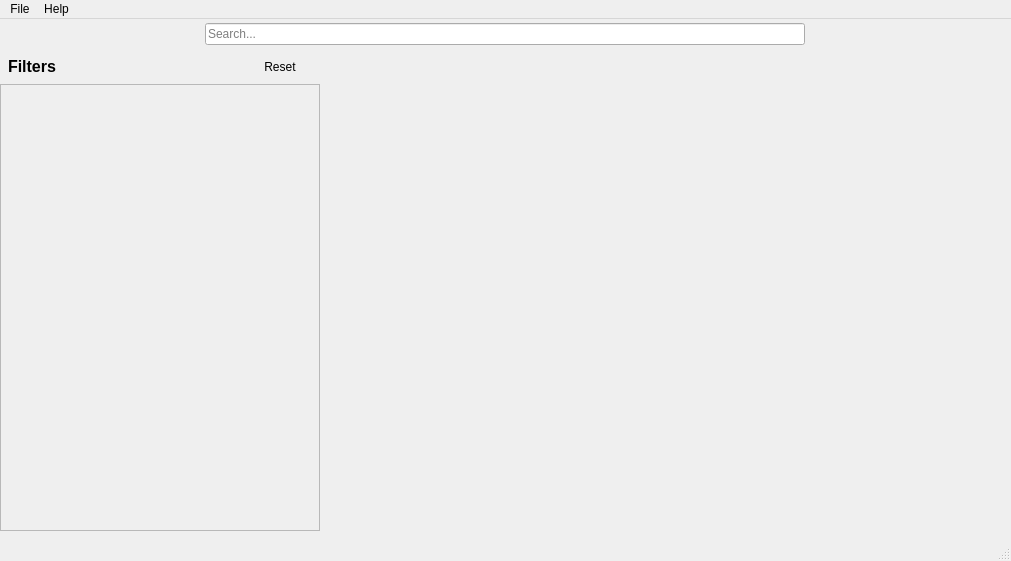
<?xml version="1.0" encoding="UTF-8"?>
<ui version="4.0">
 <class>MainWindow</class>
 <widget class="QMainWindow" name="MainWindow">
  <property name="geometry">
   <rect>
    <x>0</x>
    <y>0</y>
    <width>1011</width>
    <height>561</height>
   </rect>
  </property>
  <property name="windowTitle">
   <string>QRhythmCafe - rhythm café (unofficial)</string>
  </property>
  <widget class="QWidget" name="centralwidget">
   <layout class="QVBoxLayout" name="verticalLayout">
    <property name="spacing">
     <number>0</number>
    </property>
    <property name="leftMargin">
     <number>0</number>
    </property>
    <property name="topMargin">
     <number>0</number>
    </property>
    <property name="rightMargin">
     <number>0</number>
    </property>
    <property name="bottomMargin">
     <number>0</number>
    </property>
    <item>
     <widget class="QWidget" name="widget_2" native="true">
      <layout class="QHBoxLayout" name="horizontalLayout_2">
       <property name="leftMargin">
        <number>4</number>
       </property>
       <property name="topMargin">
        <number>4</number>
       </property>
       <property name="rightMargin">
        <number>4</number>
       </property>
       <property name="bottomMargin">
        <number>4</number>
       </property>
       <item>
        <widget class="QLineEdit" name="txtSearch">
         <property name="maximumSize">
          <size>
           <width>600</width>
           <height>16777215</height>
          </size>
         </property>
         <property name="placeholderText">
          <string>Search...</string>
         </property>
         <property name="clearButtonEnabled">
          <bool>true</bool>
         </property>
        </widget>
       </item>
      </layout>
     </widget>
    </item>
    <item>
     <widget class="QWidget" name="widget" native="true">
      <layout class="QHBoxLayout" name="horizontalLayout">
       <property name="leftMargin">
        <number>0</number>
       </property>
       <property name="topMargin">
        <number>8</number>
       </property>
       <property name="rightMargin">
        <number>0</number>
       </property>
       <property name="bottomMargin">
        <number>8</number>
       </property>
       <item>
        <widget class="QWidget" name="widget_4" native="true">
         <property name="maximumSize">
          <size>
           <width>320</width>
           <height>16777215</height>
          </size>
         </property>
         <layout class="QVBoxLayout" name="verticalLayout_4">
          <property name="spacing">
           <number>8</number>
          </property>
          <property name="leftMargin">
           <number>0</number>
          </property>
          <property name="topMargin">
           <number>0</number>
          </property>
          <property name="rightMargin">
           <number>0</number>
          </property>
          <property name="bottomMargin">
           <number>0</number>
          </property>
          <item>
           <widget class="QWidget" name="widget_5" native="true">
            <layout class="QHBoxLayout" name="horizontalLayout_4">
             <property name="spacing">
              <number>0</number>
             </property>
             <property name="leftMargin">
              <number>8</number>
             </property>
             <property name="topMargin">
              <number>0</number>
             </property>
             <property name="rightMargin">
              <number>0</number>
             </property>
             <property name="bottomMargin">
              <number>0</number>
             </property>
             <item>
              <widget class="QLabel" name="label">
               <property name="font">
                <font>
                 <pointsize>12</pointsize>
                 <bold>true</bold>
                </font>
               </property>
               <property name="text">
                <string>Filters</string>
               </property>
              </widget>
             </item>
             <item>
              <widget class="QPushButton" name="resetFiltersButton">
               <property name="enabled">
                <bool>true</bool>
               </property>
               <property name="sizePolicy">
                <sizepolicy hsizetype="Fixed" vsizetype="Ignored">
                 <horstretch>0</horstretch>
                 <verstretch>0</verstretch>
                </sizepolicy>
               </property>
               <property name="text">
                <string>Reset</string>
               </property>
               <property name="icon">
                <iconset theme="edit-undo"/>
               </property>
               <property name="flat">
                <bool>true</bool>
               </property>
              </widget>
             </item>
            </layout>
           </widget>
          </item>
          <item>
           <widget class="QScrollArea" name="scrollArea_2">
            <property name="frameShape">
             <enum>QFrame::Shape::StyledPanel</enum>
            </property>
            <property name="frameShadow">
             <enum>QFrame::Shadow::Sunken</enum>
            </property>
            <property name="widgetResizable">
             <bool>true</bool>
            </property>
            <widget class="QWidget" name="thething">
             <property name="geometry">
              <rect>
               <x>0</x>
               <y>0</y>
               <width>320</width>
               <height>422</height>
              </rect>
             </property>
             <layout class="QVBoxLayout" name="verticalLayout_3"/>
            </widget>
           </widget>
          </item>
         </layout>
        </widget>
       </item>
       <item>
        <widget class="QWidget" name="rightsidething" native="true">
         <layout class="QVBoxLayout" name="verticalLayout_2">
          <property name="spacing">
           <number>4</number>
          </property>
          <property name="leftMargin">
           <number>0</number>
          </property>
          <property name="topMargin">
           <number>0</number>
          </property>
          <property name="rightMargin">
           <number>0</number>
          </property>
          <property name="bottomMargin">
           <number>0</number>
          </property>
          <item>
           <widget class="QWidget" name="widget_3" native="true">
            <layout class="QHBoxLayout" name="horizontalLayout_3">
             <property name="spacing">
              <number>4</number>
             </property>
             <property name="leftMargin">
              <number>4</number>
             </property>
             <property name="topMargin">
              <number>0</number>
             </property>
             <property name="rightMargin">
              <number>4</number>
             </property>
             <property name="bottomMargin">
              <number>0</number>
             </property>
             <item>
              <widget class="QLabel" name="navFound">
               <property name="text">
                <string/>
               </property>
              </widget>
             </item>
             <item>
              <spacer name="horizontalSpacer">
               <property name="orientation">
                <enum>Qt::Orientation::Horizontal</enum>
               </property>
               <property name="sizeHint" stdset="0">
                <size>
                 <width>40</width>
                 <height>20</height>
                </size>
               </property>
              </spacer>
             </item>
            </layout>
           </widget>
          </item>
          <item>
           <widget class="QScrollArea" name="scrollArea">
            <property name="frameShape">
             <enum>QFrame::Shape::NoFrame</enum>
            </property>
            <property name="frameShadow">
             <enum>QFrame::Shadow::Plain</enum>
            </property>
            <property name="widgetResizable">
             <bool>true</bool>
            </property>
            <widget class="QWidget" name="verticalLayoutWidget">
             <property name="geometry">
              <rect>
               <x>0</x>
               <y>0</y>
               <width>685</width>
               <height>428</height>
              </rect>
             </property>
            </widget>
           </widget>
          </item>
         </layout>
        </widget>
       </item>
      </layout>
     </widget>
    </item>
   </layout>
  </widget>
  <widget class="QMenuBar" name="menubar">
   <property name="geometry">
    <rect>
     <x>0</x>
     <y>0</y>
     <width>1011</width>
     <height>30</height>
    </rect>
   </property>
   <widget class="QMenu" name="menuFile">
    <property name="title">
     <string>File</string>
    </property>
    <addaction name="actionExit"/>
   </widget>
   <widget class="QMenu" name="menuHelp">
    <property name="title">
     <string>Help</string>
    </property>
    <addaction name="actionOpen_rhythm_cafe"/>
    <addaction name="separator"/>
    <addaction name="actionAbout"/>
    <addaction name="actionAbout_QT"/>
   </widget>
   <addaction name="menuFile"/>
   <addaction name="menuHelp"/>
  </widget>
  <widget class="QStatusBar" name="statusbar"/>
  <action name="actionExit">
   <property name="text">
    <string>Exit</string>
   </property>
   <property name="shortcut">
    <string>Alt+F4</string>
   </property>
  </action>
  <action name="actionAbout">
   <property name="text">
    <string>About</string>
   </property>
  </action>
  <action name="actionOpen_rhythm_cafe">
   <property name="text">
    <string>Open rhythm.cafe</string>
   </property>
  </action>
  <action name="actionAbout_QT">
   <property name="text">
    <string>About QT</string>
   </property>
  </action>
 </widget>
 <resources/>
 <connections/>
</ui>
